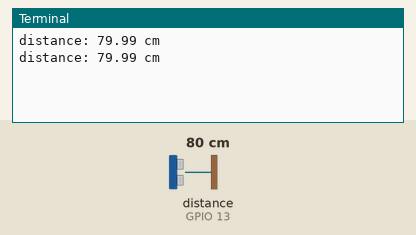
The program below on a simulated Raspberry Pi (BCM pin numbers). On the bench: the last lines printed to the terminal. Inputs (shaded band) come from the test bench; at power-on: distance to the obstacle (sensor on GPIO 13) 80 cm. The echo pulse lasts 58.3 µs per cm.

Above: at 1.2 s.
1.3 s: distance to the obstacle (sensor on GPIO 13) set to 2 cm
At 2.6 s:
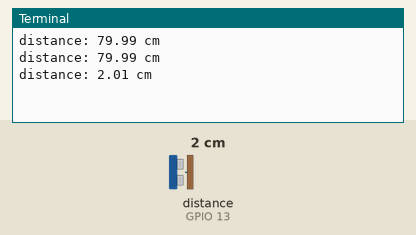
2.8 s: distance to the obstacle (sensor on GPIO 13) set to 4 cm
At 3.8 s:
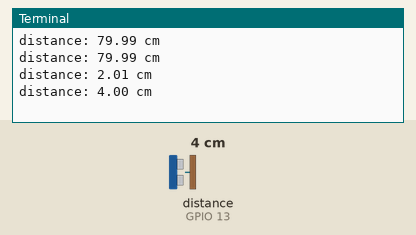
Timing chart, 0 to 5.8 s (numbered marks = the images above; inputs shaded):
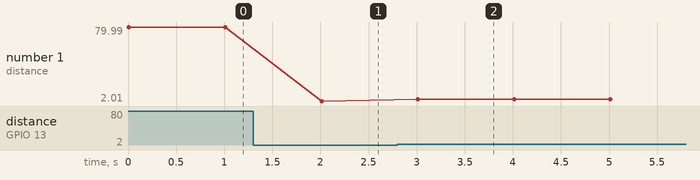

The program:

tof.py
```python
#!/usr/bin/python3

import time
from gpiozero import *

speed_of_sound = 34300 # [cm/s]

echo    = DigitalInputDevice(13)
trigger = DigitalOutputDevice(12)

while 1:
    # trigger measurement
    trigger.on()
    time.sleep(0.00001)
    trigger.off()

    # wait for echo pulse and get pulse width
    while not echo.wait_for_active():
        pass
    start_time = time.perf_counter()

    while not echo.wait_for_inactive():
        pass
    stop_time = time.perf_counter()

    # calculate distance
    distance = (stop_time - start_time)/2 * speed_of_sound

    print("distance: %0.2f cm" %distance)

    time.sleep(1)
```

Measured:
- after the input at 1.3 s, the terminal: prints a new line after 0.71 s (image 1)
- after the input at 2.8 s, the terminal: prints a new line after 0.21 s (image 2)
- plotted number 1: 79.99 → 2.01 after the input at 1.3 s, 2.01 → 4 after the input at 2.8 s
